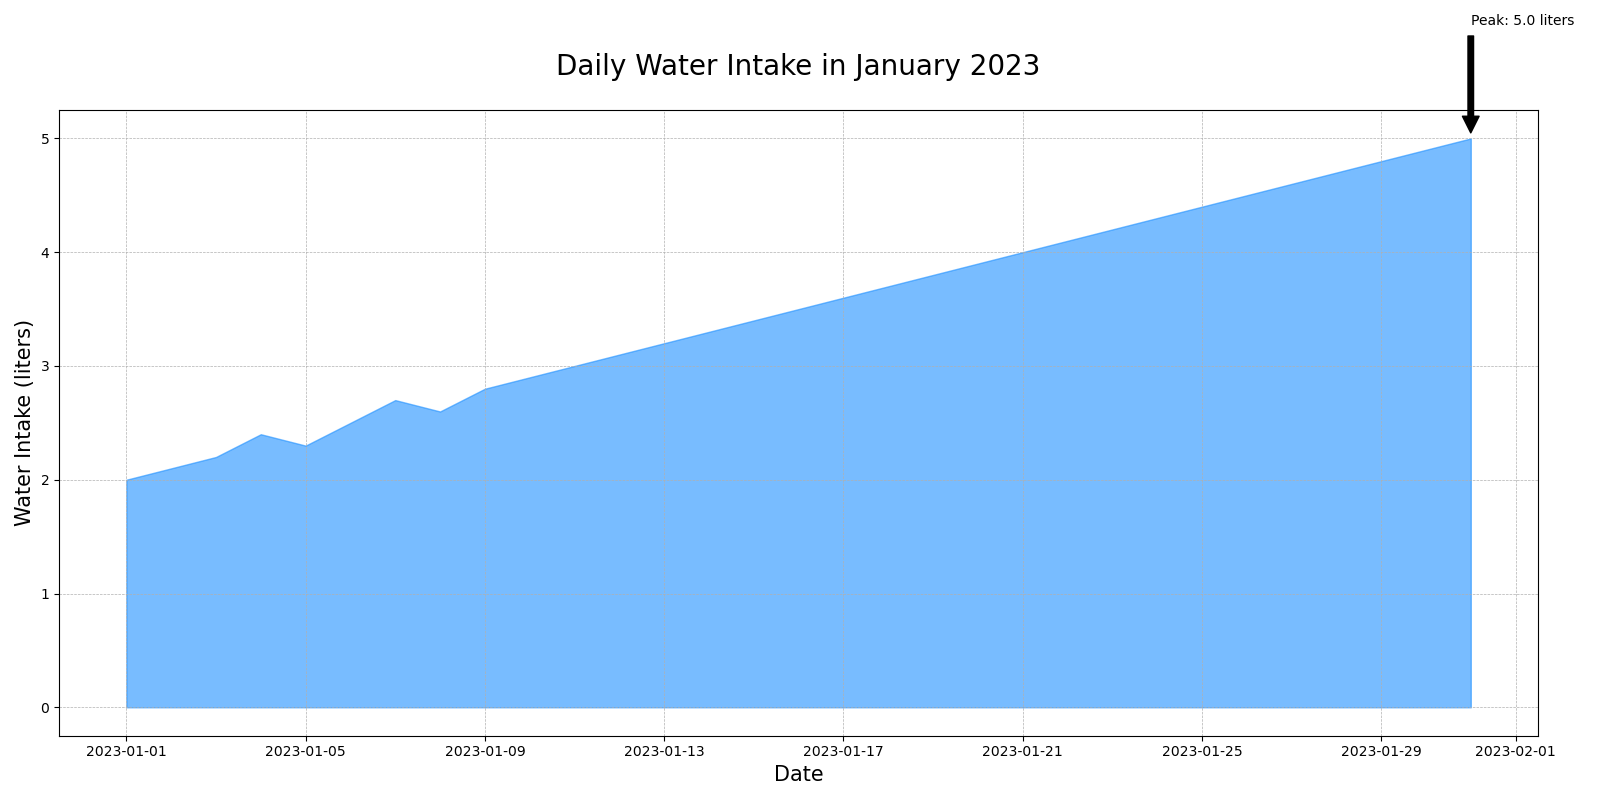

Recreate this plot in Python.

import matplotlib.pyplot as plt
import pandas as pd

data = {
    "Date": pd.date_range(start="2023-01-01", end="2023-01-31"),
    "Water Intake (liters)": [
        2.0, 2.1, 2.2, 2.4, 2.3, 2.5, 2.7, 2.6, 2.8, 2.9,
        3.0, 3.1, 3.2, 3.3, 3.4, 3.5, 3.6, 3.7, 3.8, 3.9,
        4.0, 4.1, 4.2, 4.3, 4.4, 4.5, 4.6, 4.7, 4.8, 4.9,
        5.0
    ]
}

df = pd.DataFrame(data)

plt.figure(figsize=(16, 8))
plt.fill_between(df["Date"], df["Water Intake (liters)"], color="#1E90FF", alpha=0.6)

plt.title("Daily Water Intake in January 2023", fontsize=20, pad=25)
plt.xlabel("Date", fontsize=15)
plt.ylabel("Water Intake (liters)", fontsize=15)

max_intake = df["Water Intake (liters)"].max()
max_date = df.loc[df["Water Intake (liters)"].idxmax(), "Date"]
plt.annotate(f"Peak: {max_intake} liters", xy=(max_date, max_intake), xytext=(max_date, max_intake + 1),
             arrowprops=dict(facecolor='black', shrink=0.05))

plt.grid(True, which='both', linestyle='--', linewidth=0.5)
plt.tight_layout()

plt.show()
